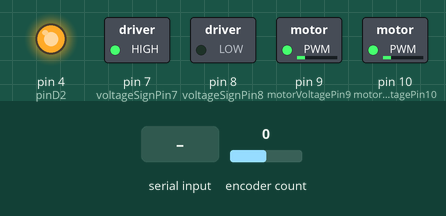
Bench run of a sketch on a simulated Arduino Uno, built with avr-gcc and run on an emulated ATmega328P. Parts: switched loads named in the sketch (green lamp = pin HIGH), output pins drawn as LEDs (lit = HIGH). The test bench sets the inputs (shaded band); at power-on: encoder count 0. What the sketch prints to the serial monitor is not drawn.

Above: at 1.2 s.
1.3 s: "r" received over Serial
Timing chart, 0 to 4.3 s (numbered marks = the images above; inputs shaded):
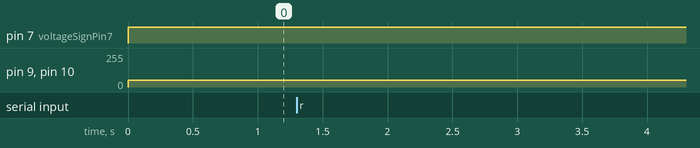

Measured:
- after the input at 1.3 s, every drawn part: stays the same

The sketch:

4.3_4.4_CombinedSpinAndRead.ino
```cpp
// Thomas Klinedinst      EENG 350      2 24 2021
// This program contains an integration of the code for section 4.3 (spinning the motor) and
// 4.6 (reading the rotary encoder and converting to radians). The following are the descriptions
// of each section of the program. The program is roughly divided based on horizontal lines in the
// code.

// Program 4.3 is designed to spin motors using an Arduino with a Pololu motor driver shield.
// This program contains a conversion from the pulse width of a PWM signal to the analog value
// written to the PWM signal.
// To use this program, connect the motor driver shield to the arduino as indicated in the diagram
// on section 3.c of the Pololu Dual MC33926 Motor Driver Shield User's Guide
//
// Program 4.6 is used to accurately determine the angular position of a motor-driven wheel using
// rotary encoders. The rotary encoder needs to be connected to the Arduino as follows:
//        + ---> 5V
//        GND -> GND
//        B ---> 5
//        A ---> 2
// The framework for this code was taken from the "Example" folder of the provided library, containing
// an efficient method for reading encoders. This framework was modified to include calculations for
// determining the angular position of the wheel based on counts as well as resetting the angular
// position.
//

//_________________________________________________________________________________________________
#include <Encoder.h>
#define countsPerRotation 3200    // Per the datasheet for the motor

// Change these two numbers to the pins connected to your encoder.
//   Best Performance: both pins have interrupt capability
//   Good Performance: only the first pin has interrupt capability
//   Low Performance:  neither pin has interrupt capability
Encoder myEnc(2, 5);
//   avoid using pins with LEDs attached

float angularPosition;
float radPerCount;

#define motorVoltagePin9  9
#define motorVoltagePin10 10
#define voltageSignPin7   7   // Corresponds to direction for motor 1
#define voltageSignPin8   8   // Corresponds to direction for motor 2
#define pinD2             4

int aWrite9;   // Variables for the values that are in the analogWrite command for pins 9,10
int aWrite10;
int desiredPulseWidth9  = 400; // Desired pulse width for pin 9, in micro seconds
int desiredPulseWidth10 = 400; // Desired pulse width for pin 10, in micro seconds

void setup() {
  // put your setup code here, to run once:
  pinMode (pinD2, OUTPUT);
  pinMode (voltageSignPin7, OUTPUT);
  pinMode (voltageSignPin8, OUTPUT);
  pinMode (motorVoltagePin9, OUTPUT);
  pinMode (motorVoltagePin10, OUTPUT);

  digitalWrite(pinD2, HIGH);    // Enables connection to motor

//_________________________________________________________________________________
    Serial.begin(9600);
  Serial.println("Encoder Angular Position:");

  Serial.println("Press r to reset the angular position");

  // Determining the scaling to convert position to angular position in radians
  // 80 counts per rotation = 80 counts / 2pi rad
  radPerCount = (float) 2 * (PI) / (float) countsPerRotation;

}
//________________________________________________________________________
long oldPosition  = -999;   // Included in the provided Basic example code
//________________________________________________________________________
void loop() {

  aWrite9  =  desiredPulseWidth9  / 8;              // Convert value written to analogWrite to pulse width
  aWrite10 =  desiredPulseWidth10 / 8;

  if (aWrite9 > 255) {
    aWrite9 = 255;                                  // makes sure that aWrite9 and 10 are between 0-255
  }

  if (aWrite10 > 255) {
    aWrite10 = 255;
  }

  analogWrite(motorVoltagePin9,aWrite9);            // Use analogWrite to supply PWM signal of desired width
  analogWrite(motorVoltagePin10,aWrite10);
  digitalWrite(voltageSignPin7, 1);                 // Use pins 7/8 to set the sign of the voltage for each motor, 1 = CW, 0 = CCW
  digitalWrite(voltageSignPin8, 0);

  long newPosition = myEnc.read();
  if (newPosition != oldPosition) {
    if (oldPosition != -999) {    // Makes sure angularPosition isn't calculated using the initial value for oldPosition
      angularPosition = angularPosition + (newPosition - oldPosition) * radPerCount; // Calculated based on position diff.
    }                                                                                // to allow for easy reset w/o resetting
    oldPosition = newPosition;                                                       // position variables.
    //Serial.println(newPosition);
    Serial.println(angularPosition);
  }

  // Mechanism for resetting the count to zero
  if (Serial.read() == 'r') {
    angularPosition = 0;
    Serial.println("Reset angular position");
  }

}
```
